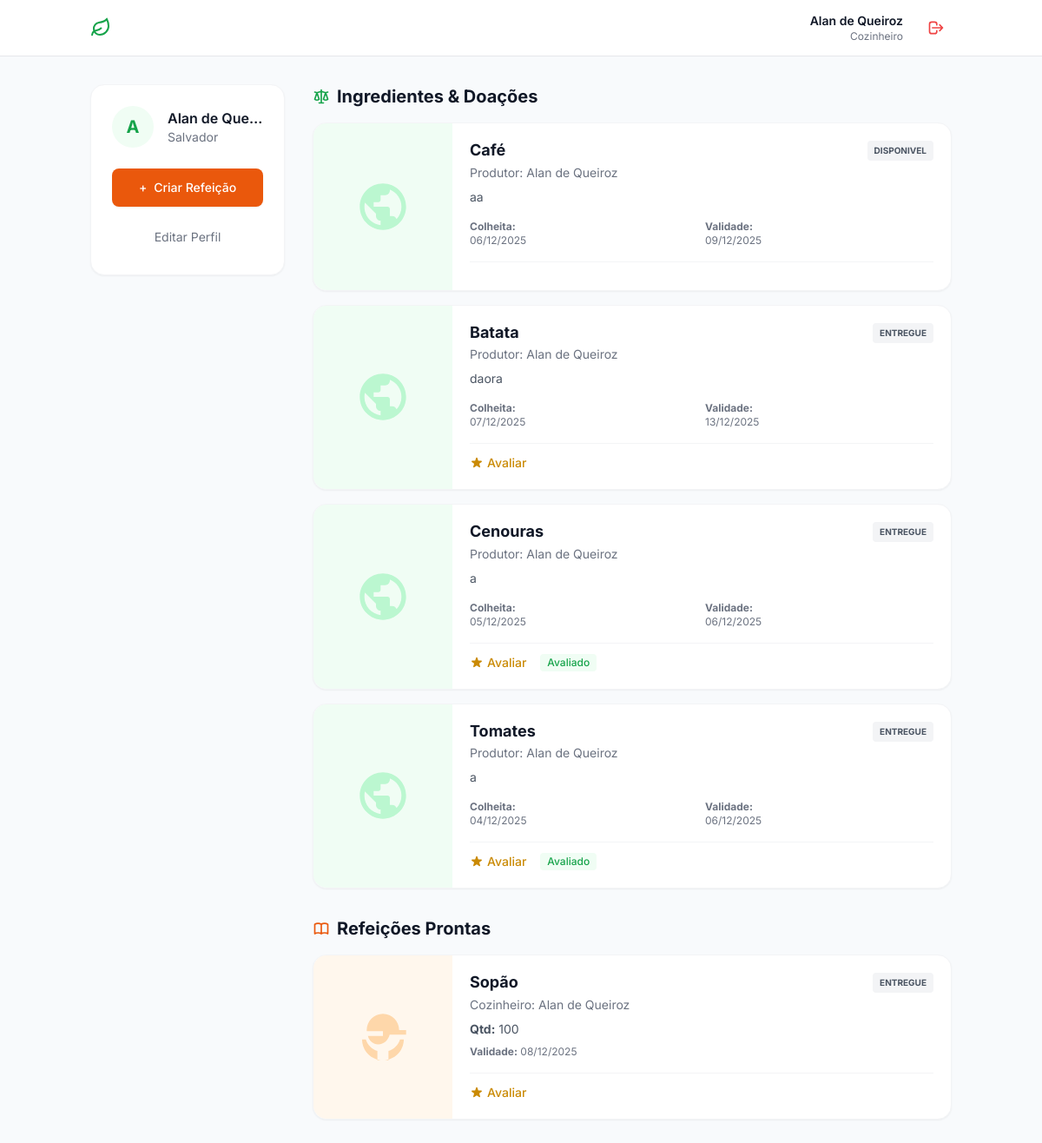
/feed.php (signed in), run on the app's committed database.
### tables this page shows
CREATE TABLE `donations` (
  `id` int(11) NOT NULL,
  `produtor_id` int(11) NOT NULL,
  `titulo` varchar(200) NOT NULL,
  `descricao` text NOT NULL,
  `tipo` varchar(50) DEFAULT NULL,
  `quantidade` varchar(100) DEFAULT NULL,
  `unidade` varchar(20) DEFAULT NULL,
  `data_colheita` date DEFAULT NULL,
  `data_limite` date DEFAULT NULL,
  `status` enum('disponivel','coletada','aguardando_aceite','entregue','finalizada') DEFAULT 'disponivel',
  `distribuidor_id` int(11) DEFAULT NULL,
  `cozinheiro_id` int(11) DEFAULT NULL,
  `created_at` timestamp NOT NULL DEFAULT current_timestamp()
);

CREATE TABLE `users` (
  `id` int(11) NOT NULL,
  `nome` varchar(100) NOT NULL,
  `email` varchar(120) NOT NULL,
  `password_hash` varchar(255) NOT NULL,
  `telefone` varchar(20) DEFAULT NULL,
  `cidade` varchar(100) NOT NULL,
  `estado` varchar(2) NOT NULL,
  `tipo` enum('produtor','distribuidor','cozinheiro','administrador') NOT NULL,
  `termos_aceitos` tinyint(1) NOT NULL DEFAULT 0,
  `capacidade_transporte` varchar(100) DEFAULT NULL,
  `capacidade_producao` varchar(100) DEFAULT NULL,
  `disponibilidade` text DEFAULT NULL,
  `created_at` timestamp NOT NULL DEFAULT current_timestamp()
);

CREATE TABLE `meals` (
  `id` int(11) NOT NULL,
  `cozinheiro_id` int(11) NOT NULL,
  `titulo` varchar(200) NOT NULL,
  `quantidade` varchar(100) DEFAULT NULL,
  `data_producao` date NOT NULL,
  `data_validade` date NOT NULL,
  `status` enum('disponivel','coletada','entregue') DEFAULT 'disponivel',
  `distribuidor_id` int(11) DEFAULT NULL,
  `created_at` timestamp NOT NULL DEFAULT current_timestamp()
);

### feed.php (the view, shortened to what this page needs)
<?php
require 'db.php';
$user_id = $_SESSION['user_id'];
$tipo_usuario = $_SESSION['user_tipo'];
$cidade_usuario = $_SESSION['user_cidade'];
$nome_usuario = $_SESSION['user_nome'];
$sql_check_avaliacao_doacao = ", (SELECT COUNT(*) FROM reviews r WHERE r.doacao_id = d.id AND r.avaliador_id = :uid_av_d) as ja_avaliou";
$sql_doacao = "SELECT d.*, u.nome as produtor_nome, u.cidade,
        (SELECT nome FROM users WHERE id = d.distribuidor_id) as distribuidor_nome,
        (SELECT nome FROM users WHERE id = d.cozinheiro_id) as cozinheiro_nome
        $sql_check_avaliacao_doacao
        FROM donations d JOIN users u ON d.produtor_id = u.id WHERE u.cidade = :cidade_d";
$params_d = ['uid_av_d' => $user_id, 'cidade_d' => $cidade_usuario];
if ($tipo_usuario == 'produtor') {
    $sql_doacao = "SELECT d.*, u.nome as produtor_nome, u.cidade,
            (SELECT nome FROM users WHERE id = d.distribuidor_id) as distribuidor_nome,
            (SELECT nome FROM users WHERE id = d.cozinheiro_id) as cozinheiro_nome
            $sql_check_avaliacao_doacao
            FROM donations d JOIN users u ON d.produtor_id = u.id WHERE d.produtor_id = :uid_d";
    $params_d = ['uid_av_d' => $user_id, 'uid_d' => $user_id];
} elseif ($tipo_usuario == 'distribuidor') {
    $sql_doacao .= " AND (d.status = 'disponivel' OR ((d.status = 'coletada' OR d.status = 'aguardando_aceite' OR d.status = 'entregue') AND d.distribuidor_id = :uid_d))";
    $params_d['uid_d'] = $user_id;
} elseif ($tipo_usuario == 'cozinheiro') {
    $sql_doacao .= " AND (d.status = 'disponivel' OR ((d.status = 'entregue' OR d.status = 'aguardando_aceite') AND d.cozinheiro_id = :uid_d))";
    $params_d['uid_d'] = $user_id;
}
$sql_doacao .= " ORDER BY d.created_at DESC";
$stmt_d = $pdo->prepare($sql_doacao);
$stmt_d->execute($params_d);
$doacoes = $stmt_d->fetchAll();
$refeicoes = [];
if ($tipo_usuario != 'produtor') {
    $sql_check_avaliacao_ref = ", (SELECT COUNT(*) FROM meal_reviews r WHERE r.refeicao_id = m.id AND r.avaliador_id = :uid_av_m) as ja_avaliou";
    $sql_refeicao = "SELECT m.*, u.nome as cozinheiro_nome, u.cidade,
            (SELECT nome FROM users WHERE id = m.distribuidor_id) as distribuidor_nome
            $sql_check_avaliacao_ref
            FROM meals m JOIN users u ON m.cozinheiro_id = u.id WHERE u.cidade = :cidade_m";
    $params_m = ['uid_av_m' => $user_id, 'cidade_m' => $cidade_usuario];
    if ($tipo_usuario == 'cozinheiro') {
        $sql_refeicao = "SELECT m.*, u.nome as cozinheiro_nome, u.cidade,
            (SELECT nome FROM users WHERE id = m.distribuidor_id) as distribuidor_nome
            $sql_check_avaliacao_ref
            FROM meals m JOIN users u ON m.cozinheiro_id = u.id WHERE m.cozinheiro_id = :uid_m";
        $params_m = ['uid_av_m' => $user_id, 'uid_m' => $user_id];
    } elseif ($tipo_usuario == 'distribuidor') {
        $sql_refeicao .= " AND (m.status = 'disponivel' OR m.distribuidor_id = :uid_m)";
        $params_m['uid_m'] = $user_id;
    }
    $sql_refeicao .= " ORDER BY m.created_at DESC";
    $stmt_m = $pdo->prepare($sql_refeicao);
    $stmt_m->execute($params_m);
    $refeicoes = $stmt_m->fetchAll();
}
?>
<!DOCTYPE html>
<html lang="pt-br">
<head>
    <script src="https://cdn.tailwindcss.com"></script>
</head>
<body class="bg-[#F8FAFC]">
    <header class="bg-white border-b border-gray-200 sticky top-0 z-50">
        <div class="container mx-auto px-4 h-16 flex items-center justify-between">
            <div class="flex items-center gap-4">
                <a href="feed.php" class="flex items-center gap-2">
                    <svg xmlns="http://www.w3.org/2000/svg" class="h-6 w-6 text-green-600" viewBox="0 0 24 24" fill="none" stroke="currentColor" stroke-width="2"><path d="M11 20A7 7 0 0 1 9.8 6.1C15.5 5 17 4.48 19 2c1 2 2 4.18 2 8 0 5.5-4.77 10-10 10Z"/><path d="M2 21c0-3 1.85-5.36 5.08-6C9.5 14.52 12 13 13 12"/></svg>
                </a>
            </div>
            <div class="flex items-center gap-3">
                <div class="text-right">
                    <span class="block text-sm font-semibold text-gray-900 max-w-[150px] truncate"><?= htmlspecialchars($nome_usuario) ?></span>
                    <span class="block text-xs text-gray-500 capitalize"><?= $tipo_usuario ?></span>
                </div>
                <a href="logout.php" class="text-red-500 hover:text-red-700 ml-2 p-2" title="Sair">
                    <svg xmlns="http://www.w3.org/2000/svg" class="h-5 w-5" fill="none" viewBox="0 0 24 24" stroke="currentColor"><path stroke-linecap="round" stroke-linejoin="round" stroke-width="2" d="M17 16l4-4m0 0l-4-4m4 4H7m6 4v1a3 3 0 01-3 3H6a3 3 0 01-3-3V7a3 3 0 013-3h4a3 3 0 013 3v1" /></svg>
                </a>
            </div>
        </div>
    </header>
    <div class="container mx-auto px-4 py-6 md:py-8">
        <div class="grid grid-cols-1 lg:grid-cols-4 gap-6 md:gap-8">
            <div class="lg:col-span-1 space-y-6">
                <div class="bg-white rounded-2xl shadow-sm border border-gray-100 p-6 lg:sticky lg:top-24">
                    <div class="flex items-center gap-4 mb-6">
                        <div class="h-12 w-12 rounded-full bg-green-50 flex items-center justify-center font-bold text-green-600 text-xl shrink-0">
                            <?= strtoupper(substr($nome_usuario, 0, 1)) ?>
                        </div>
                        <div class="overflow-hidden">
                            <h2 class="font-semibold text-gray-900 truncate"><?= htmlspecialchars($nome_usuario) ?></h2>
                            <p class="text-sm text-gray-500 capitalize truncate"><?= $cidade_usuario ?></p>
                        </div>
                    </div>
                    <?php if($tipo_usuario == 'produtor'): ?>
                        <a href="criar_doacao.php" class="flex items-center justify-center w-full bg-[#10B981] hover:bg-[#059669] text-white font-medium py-3 rounded-lg transition-colors mb-4 shadow-sm text-sm">
                            <span class="mr-2">+</span> Doar Ingrediente
                        </a>
                    <?php elseif($tipo_usuario == 'cozinheiro'): ?>
                        <a href="criar_refeicao.php" class="flex items-center justify-center w-full bg-orange-600 hover:bg-orange-700 text-white font-medium py-3 rounded-lg transition-colors mb-4 shadow-sm text-sm">
                            <span class="mr-2">+</span> Criar Refeição
                        </a>
                    <?php endif; ?>
                    <a href="perfil.php" class="block text-center text-sm text-gray-500 hover:text-green-600 mt-2 py-2 border border-transparent hover:border-gray-100 rounded">Editar Perfil</a>
                </div>
            </div>
            <div class="lg:col-span-3 space-y-8">
                <?php if($tipo_usuario != 'produtor' || !empty($doacoes)): ?>
                <div>
                    <h2 class="text-xl font-bold text-gray-900 mb-4 flex items-center gap-2">
                        Ingredientes & Doações
                    </h2>
                    <div class="space-y-4">
                        <?php foreach($doacoes as $d): ?>
                            <div class="bg-white rounded-2xl shadow-sm border border-gray-100 overflow-hidden flex flex-col sm:flex-row hover:shadow-md transition-shadow">
                                <div class="w-full sm:w-40 h-32 sm:h-auto bg-green-50 flex items-center justify-center shrink-0 text-green-200">
                                </div>
                                <div class="p-5 flex-1 flex flex-col">
                                    <div class="flex justify-between items-start mb-2 gap-2">
                                        <div>
                                            <h3 class="text-lg font-bold text-gray-900 leading-tight"><?= htmlspecialchars($d['titulo']) ?></h3>
                                            <span class="text-xs md:text-sm text-gray-500 block mt-1">Produtor: <?= htmlspecialchars($d['produtor_nome']) ?></span>
                                        </div>
                                        <span class="px-2 py-1 rounded text-[10px] uppercase font-bold bg-gray-100 text-gray-600 whitespace-nowrap"><?= $d['status'] ?></span>
                                    </div>
                                    <p class="text-gray-600 text-sm mb-4 line-clamp-2"><?= htmlspecialchars($d['descricao']) ?></p>
                                    <div class="grid grid-cols-2 gap-2 text-xs text-gray-500 mb-4">
                                        <p><strong>Colheita:</strong><br><?= date('d/m/Y', strtotime($d['data_colheita'])) ?></p>
                                        <p><strong>Validade:</strong><br><?= date('d/m/Y', strtotime($d['data_limite'])) ?></p>
                                    </div>
                                    <div class="mt-auto pt-3 border-t border-gray-100 flex flex-wrap gap-2">
                                        <?php if($tipo_usuario == 'distribuidor' && $d['status'] == 'disponivel'): ?>
                                            <form action="processar_acao.php" method="POST" class="w-full">
                                                <input type="hidden" name="acao" value="coletar">
                                                <input type="hidden" name="doacao_id" value="<?= $d['id'] ?>">
                                                <button class="text-blue-600 font-medium text-sm hover:bg-blue-50 px-3 py-2 rounded transition-colors w-full text-left">Coletar Ingrediente</button>
                                            </form>
                                        <?php elseif($d['status'] == 'entregue'): ?>
                                            <a href="avaliar.php?tipo=doacao&id=<?= $d['id'] ?>" class="text-yellow-600 font-medium text-sm hover:underline flex items-center gap-1">
                                                Avaliar
                                            </a>
                                            <?php if($d['ja_avaliou'] > 0): ?><span class="text-xs text-green-600 ml-2 font-medium bg-green-50 px-2 py-0.5 rounded">Avaliado</span><?php endif; ?>
                                        <?php endif; ?>
                                    </div>
                                </div>
                            </div>
                        <?php endforeach; ?>
                    </div>
                </div>
                <?php endif; ?>
                <?php if($tipo_usuario != 'produtor'): ?>
                <div>
                    <h2 class="text-xl font-bold text-gray-900 mb-4 flex items-center gap-2">
                        Refeições Prontas
                    </h2>
                    <div class="space-y-4">
                        <?php foreach($refeicoes as $m): ?>
                            <div class="bg-white rounded-2xl shadow-sm border border-gray-100 overflow-hidden flex flex-col sm:flex-row hover:shadow-md transition-shadow">
                                <div class="w-full sm:w-40 h-32 sm:h-auto bg-orange-50 flex items-center justify-center shrink-0 text-orange-200">
                                </div>
                                <div class="p-5 flex-1 flex flex-col">
                                    <div class="flex justify-between items-start mb-2 gap-2">
                                        <div>
                                            <h3 class="text-lg font-bold text-gray-900 leading-tight"><?= htmlspecialchars($m['titulo']) ?></h3>
                                            <span class="text-xs md:text-sm text-gray-500 block mt-1">Cozinheiro: <?= htmlspecialchars($m['cozinheiro_nome']) ?></span>
                                        </div>
                                        <span class="px-2 py-1 rounded text-[10px] uppercase font-bold bg-gray-100 text-gray-600 whitespace-nowrap"><?= $m['status'] ?></span>
                                    </div>
                                    <p class="text-gray-600 text-sm mb-2">
                                        <strong>Qtd:</strong> <?= htmlspecialchars($m['quantidade']) ?>
                                    </p>
                                    <div class="text-xs text-gray-500 mb-4">
                                        <p><strong>Validade:</strong> <?= date('d/m/Y', strtotime($m['data_validade'])) ?></p>
                                    </div>
                                    <div class="mt-auto pt-3 border-t border-gray-100">
                                        <?php if($tipo_usuario == 'distribuidor' && $m['status'] == 'disponivel'): ?>
                                            <form action="processar_acao.php" method="POST">
                                                <input type="hidden" name="acao" value="coletar_refeicao">
                                                <input type="hidden" name="refeicao_id" value="<?= $m['id'] ?>">
                                                <button class="text-blue-600 font-medium text-sm hover:bg-blue-50 px-2 py-1 rounded w-full text-left transition-colors">Coletar p/ Distribuição</button>
                                            </form>
                                        <?php elseif($m['status'] == 'entregue'): ?>
                                            <a href="avaliar.php?tipo=refeicao&id=<?= $m['id'] ?>" class="text-yellow-600 font-medium text-sm hover:underline flex items-center gap-1">
                                                Avaliar
                                            </a>
                                        <?php endif; ?>
                                    </div>
                                </div>
                            </div>
                        <?php endforeach; ?>
                    </div>
                </div>
                <?php endif; ?>
            </div>
        </div>
    </div>
</body>
</html>

### feed.php (style rules this page uses)
body { font-family: 'Inter', sans-serif; }

### data on the page
donations: titulo "Café", produtor.nome "Alan de Queiroz", status "DISPONIVEL", descricao "aa", data_colheita "06/12/2025", data_limite "09/12/2025"
donations: titulo "Batata", produtor.nome "Alan de Queiroz", status "ENTREGUE", descricao "daora", data_colheita "07/12/2025", data_limite "13/12/2025"
donations: titulo "Cenouras", produtor.nome "Alan de Queiroz", status "ENTREGUE", descricao "a", data_colheita "05/12/2025", data_limite "06/12/2025", shows "Avaliado"
donations: titulo "Tomates", produtor.nome "Alan de Queiroz", status "ENTREGUE", descricao "a", data_colheita "04/12/2025", data_limite "06/12/2025", shows "Avaliado"
meals: titulo "Sopão", cozinheiro.nome "Alan de Queiroz", status "ENTREGUE", quantidade "100", data_validade "08/12/2025"

### other printed values
$nome_usuario "Alan de Queiroz"
$tipo_usuario "Cozinheiro"
substr($nome_usuario, 0, 1) "A"
$nome_usuario "Alan de Que…"
$cidade_usuario "Salvador"
